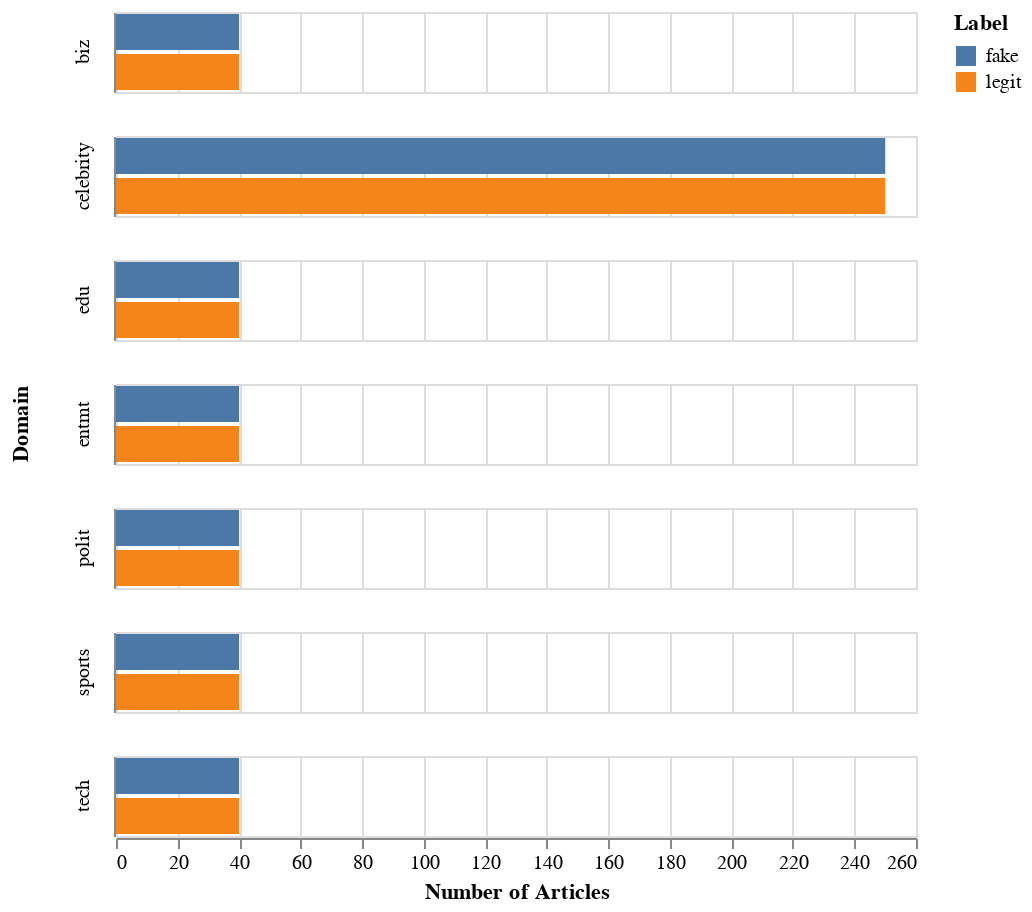

Notebook code cell kept with this figure:
### Code cell
# NOTE: This chart will not show on GitHub.
# See the next cell for more information.

articlesChart = alt.Chart(chartDF).mark_bar().encode(
    x = alt.X('Number of Articles:Q'),
    y = alt.Y('Label:N', title=None, axis=alt.Axis(labels=False, tickSize=0)),
    color = alt.Color('Label:N'),
    row = alt.Row('Domain:N')
    )
articlesChart

### Figure 1 — Vega-Lite specification as saved in the notebook (floating-point values rounded to 4 significant figures)
{"config": {"view": {"continuousWidth": 400, "continuousHeight": 300}}, "data": {"name": "data-84f187a9a323c6773f7ea40ffa837eb7"}, "mark": "bar", "encoding": {"color": {"field": "Label", "type": "nominal"}, "row": {"field": "Domain", "type": "nominal"}, "x": {"field": "Number of Articles", "type": "quantitative"}, "y": {"axis": {"labels": false, "tickSize": 0}, "field": "Label", "title": null, "type": "nominal"}}, "$schema": "https://vega.github.io/schema/vega-lite/v4.17.0.json", "datasets": {"data-84f187a9a323c6773f7ea40ffa837eb7": [{"Domain": "biz", "Label": "fake", "Number of Articles": 40}, {"Domain": "biz", "Label": "legit", "Number of Articles": 40}, {"Domain": "celebrity", "Label": "fake", "Number of Articles": 250}, {"Domain": "celebrity", "Label": "legit", "Number of Articles": 250}, {"Domain": "edu", "Label": "fake", "Number of Articles": 40}, {"Domain": "edu", "Label": "legit", "Number of Articles": 40}, {"Domain": "entmt", "Label": "fake", "Number of Articles": 40}, {"Domain": "entmt", "Label": "legit", "Number of Articles": 40}, {"Domain": "polit", "Label": "fake", "Number of Articles": 40}, {"Domain": "polit", "Label": "legit", "Number of Articles": 40}, {"Domain": "sports", "Label": "fake", "Number of Articles": 40}, {"Domain": "sports", "Label": "legit", "Number of Articles": 40}, {"Domain": "tech", "Label": "fake", "Number of Articles": 40}, {"Domain": "tech", "Label": "legit", "Number of Articles": 40}]}}
